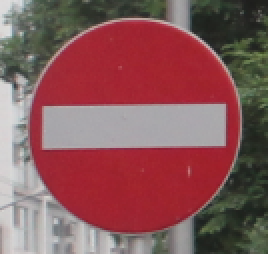
#> input picture opencv-intredit/temp_img/no_entry.png, 134 x 127 px, found by its file name (shown 2 times larger)
$ python template.py   (older library calls are emulated)
#> lines starting #> are read from the running program, lines starting #| are printed output that depends on the picture; after the words box and inside, x2 and y2 are one past the last pixel; in counts of white or black regions, pixels touching at a corner belong together
### opencv-intredit/color.py
from fileinput import close
import random
import cv2
import numpy as np
from typing import Tuple, List


def enclose_red(img: np.array,
                lower_thrershold=((120, 50, 50), (150, 255, 255)),
                upper_thrershold=((175, 60, 50), (180, 255, 255)),
                red_thresh=125,
                op=False) -> np.array:
    """
    This function takes four arguments and isolates the red color. The red
    image is later given to HoughCircles to detect circles so it's necessary that image is clean
    and pristine and has no other objects but the red objects on the picture.

    Param
    -----
    lower_threshold: Tuple[Tuple[int, int, int], Tuple[int, int, int]]
        The lowermost threshold in HSV values where H is from 0 to 180 and
        S and V are from 0 to 255 (unlike normal HSV where it's double)
        This value is added to the higher threshold upon masking.
    higher_threshold: Tuple[Tuple[int, int, int], Tuple[int, int, int]]
        The highermost threshold in HSV values where H is from 0 to 180 and
        S and V are from 0 to 255 (unlike normal HSV where it's double)
        This value is added to the lower threshold upon masking.
    red_thresh: int
        Basically after the image is AND'd with itself asnd the mask of the higher
        and lower threshld it is then filtered through RGB values to get the most
        saturated spots in the image. Pass a value that you think would represent
        the R, the G and the B of the sign and this single value acts for al l3.
    op: bool
        The image is put through normalization, brightening, saturating, opening
        and blurring if this is passed (prefrably on)

    """
    kernel = cv2.getStructuringElement(
            shape=cv2.MORPH_ELLIPSE, ksize=(5, 5))

    hsv_img = cv2.cvtColor(img, cv2.COLOR_BGR2HSV)

    copy_img = img.copy()

    if op:
        copy_img[:, :, 0] = copy_img[:, :, 0] + 20
        copy_img[:, :, 2] = 255

        normed = cv2.normalize(hsv_img, None, 0, 180, cv2.NORM_MINMAX, cv2.CV_8UC1)

        opened = cv2.morphologyEx(normed, cv2.MORPH_OPEN, kernel)
        hsv_img = cv2.GaussianBlur(opened, (5, 5), 0)


    lower_mask = cv2.inRange(hsv_img, lower_thrershold[0], lower_thrershold[1])
    upper_mask = cv2.inRange(hsv_img, upper_thrershold[0], upper_thrershold[1])

    isolated = cv2.bitwise_and(copy_img, copy_img, mask=lower_mask + upper_mask)
    close = cv2.morphologyEx(isolated, cv2.MORPH_CLOSE, kernel)
    copy_img = cv2.GaussianBlur(close, (5, 5), 0)


    return np.where(copy_img > red_thresh, copy_img, 0)

### opencv-intredit/template.py
import cv2
import numpy as np
from cv2 import line
from skimage import img_as_float
from skimage.metrics import structural_similarity as ssim

import color
from settings import Settings

img_temp_no_entry = cv2.imread("opencv-intredit/temp_img/no_entry.png")
#> img_temp_no_entry is the input picture: shape (127, 134, 3); mean B, G, R 89.3, 87.6, 135.4
img_temp_no_wait = cv2.imread("opencv-intredit/temp_img/no_waiting.png")
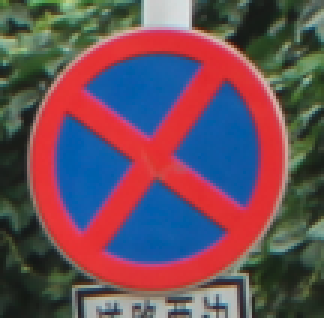
#> input picture opencv-intredit/temp_img/no_waiting.png, 108 x 106 px, found by its file name (shown 3 times larger)
#> img_temp_no_wait is the input picture: shape (106, 108, 3); mean B, G, R 90, 79.5, 105.8
img_temp_ring = cv2.imread("opencv-intredit/temp_img/ring.png")
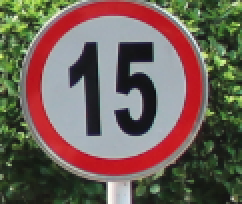
#> input picture opencv-intredit/temp_img/ring.png, 121 x 102 px, found by its file name (shown 2 times larger)
#> img_temp_ring is the input picture: shape (102, 121, 3); mean B, G, R 87.5, 97, 111.7
img_temp_line = cv2.imread("opencv-intredit/temp_img/line.png")
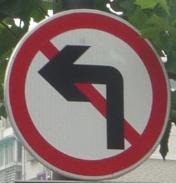
#> input picture opencv-intredit/temp_img/line.png, 176 x 183 px, found by its file name
#> img_temp_line is the input picture: shape (183, 176, 3); mean B, G, R 105.2, 109.2, 130


st = Settings()

color_no_entry = img_as_float(cv2.resize(color.enclose_red(img_temp_no_entry, st.color_low,
                                                           st.color_high, st.red_thresh), (400, 400)))
#> in enclose_red, `hsv_img = cv2.cvtColor(img, cv2.COLOR_BGR2HSV)`: hsv_img: shape (127, 134, 3); mean H, S, V 116.3, 95.2, 138.1
#> in enclose_red, `lower_mask = cv2.inRange(hsv_img, lower_thrershold[0], lower_thrershol..`: lower_mask: shape (127, 134); every value is 0
#> in enclose_red, `upper_mask = cv2.inRange(hsv_img, upper_thrershold[0], upper_thrershol..`:
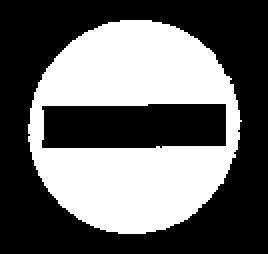
#> upper_mask: shape (127, 134) (shown 2 times larger); 40.8% white; 1 white region, box (x1, y1, x2, y2) and area: (14, 10, 121, 117) 6950
#> in enclose_red, `copy_img = cv2.GaussianBlur(close, (5, 5), 0)`:
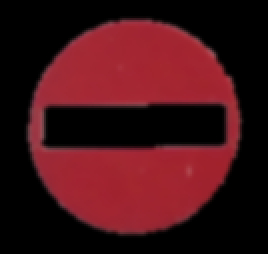
#> copy_img: shape (127, 134, 3) (shown 2 times larger); mean B, G, R 22.2, 17.3, 65.9

color_no_wait = img_as_float(cv2.resize(color.enclose_red(img_temp_no_wait, st.color_low,
                                                          st.color_high, st.red_thresh), (400, 400)))
#> in enclose_red (call 2), `hsv_img = cv2.cvtColor(img, cv2.COLOR_BGR2HSV)`: hsv_img: shape (106, 108, 3); mean H, S, V 86.1, 137.3, 143.3
#> in enclose_red (call 2), `lower_mask = cv2.inRange(hsv_img, lower_thrershold[0], lower_thrershol..`: lower_mask: shape (106, 108); 0.68% white in thin lines or dots, all inside (x1, y1, x2, y2) = (19, 18, 86, 103)
#> in enclose_red (call 2), `upper_mask = cv2.inRange(hsv_img, upper_thrershold[0], upper_thrershol..`: upper_mask: shape (106, 108); 20.1% white; 21 white regions (20 under 20 px), largest, box (x1, y1, x2, y2) and area: (10, 9, 95, 96) 2263


color_line = img_as_float(cv2.resize(color.enclose_red(img_temp_line, st.color_low,
                                                       st.color_high, st.red_thresh), (400, 400)))
#> in enclose_red (call 3), `hsv_img = cv2.cvtColor(img, cv2.COLOR_BGR2HSV)`: hsv_img: shape (183, 176, 3); mean H, S, V 85.4, 64.5, 133.9
#> in enclose_red (call 3), `lower_mask = cv2.inRange(hsv_img, lower_thrershold[0], lower_thrershol..`: lower_mask: shape (183, 176); 0.13% white in thin lines or dots, all inside (x1, y1, x2, y2) = (39, 46, 108, 97)
#> in enclose_red (call 3), `upper_mask = cv2.inRange(hsv_img, upper_thrershold[0], upper_thrershol..`: upper_mask: shape (183, 176); 24.7% white; 2 white regions, box (x1, y1, x2, y2) and area: (9, 12, 167, 175) 7421, (74, 82, 108, 118) 541


color_ring = img_as_float(cv2.resize(color.enclose_red(img_temp_ring, st.color_low,
                                                       st.color_high, st.red_thresh), (400, 400)))
#> call 4 of enclose_red, with lower_thrershold = ((120, 50, 50), (130, 255, 255)), upper_thrershold = ((150, 60, 50), (180, 255, 255)), red_thresh = 120, op = False
#> in enclose_red (call 4), `hsv_img = cv2.cvtColor(img, cv2.COLOR_BGR2HSV)`: hsv_img: shape (102, 121, 3); mean H, S, V 90.7, 86.2, 124.7
#> in enclose_red (call 4), `lower_mask = cv2.inRange(hsv_img, lower_thrershold[0], lower_thrershol..`: lower_mask: shape (102, 121); 0.63% white in thin lines or dots, all inside (x1, y1, x2, y2) = (35, 21, 76, 68)
#> in enclose_red (call 4), `upper_mask = cv2.inRange(hsv_img, upper_thrershold[0], upper_thrershol..`: upper_mask: shape (102, 121); 16.8% white; 10 white regions (9 under 20 px), largest, box (x1, y1, x2, y2) and area: (13, 0, 102, 88) 2053
#> in enclose_red (call 4), `return np.where(copy_img > red_thresh, copy_img, 0)`:
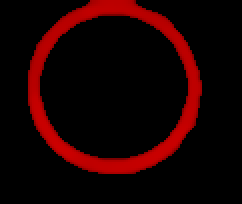
#> returned value: shape (102, 121, 3) (shown 2 times larger); mean of channels 0, 1, 2 0, 0, 26.4; drawn as B, G, R
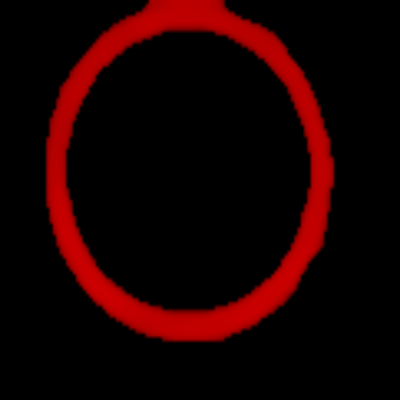
#> color_ring: shape (400, 400, 3) float64; mean B, G, R 0, 0, 0.104


# [42 lines left out: function get_max_sim, not called in this run]
